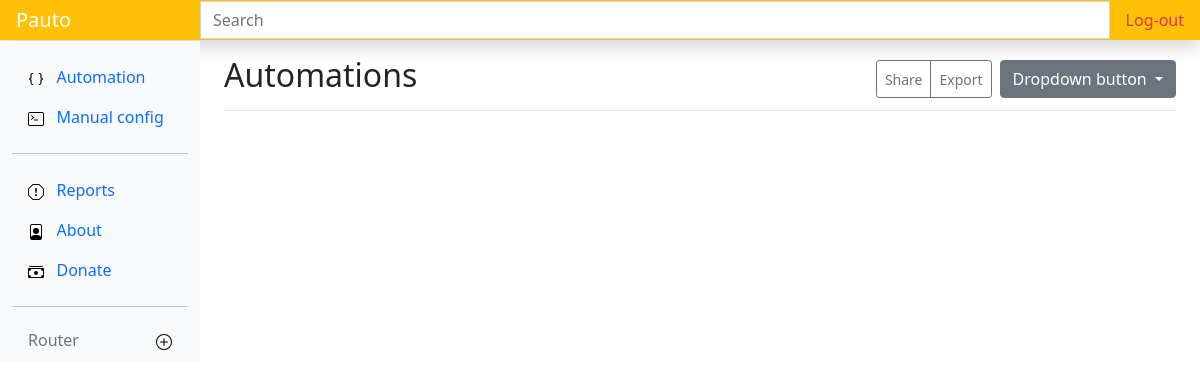
Page / (signed in) on the earlier database version.
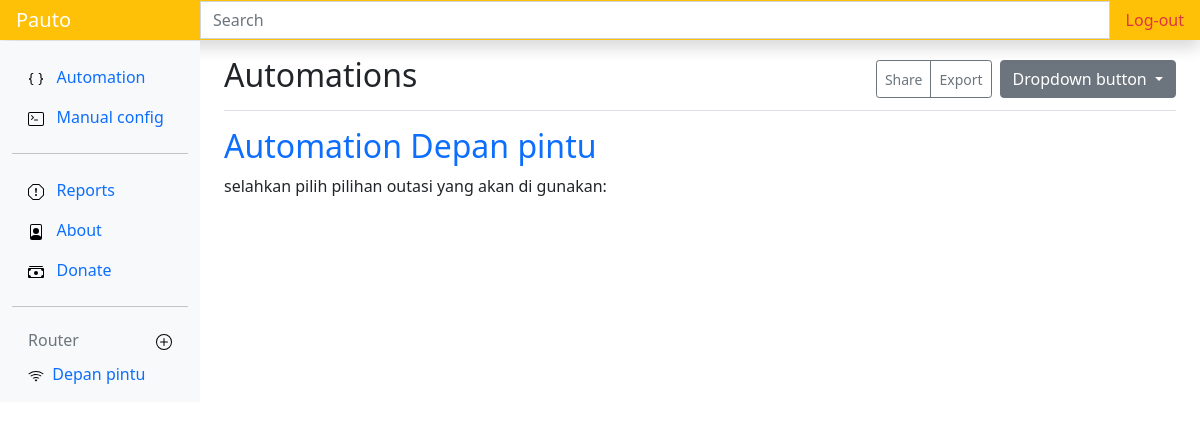
Same page on the later database version.
### routerapp/models.py (models this page shows, shortened)
class Routerm(models.Model):
    nama = models.CharField(max_length=50)
    host = models.CharField(max_length=50)
    user = models.CharField(max_length=30)
    password = models.CharField(max_length=50, blank=True)
    kecepatan_internet = models.IntegerField(blank=True)
    pub_date = models.DateField(auto_now=True)
    pass

### routerapp/views.py (the view)
# urls.py: path('', views.homepage, name='show'),
@login_required(login_url=settings.LOGIN_URL)
def homepage(request):
    auto = Automation.objects.all()
    router=Routerm.objects.all()
    context = {
        'auto': auto,
        'router': router,
        'count' : 0
    }
    return render(request, "home.html", context)

### routerapp/templates/home.html (shortened to what this page needs)
{% extends 'base.html' %}
{% load static %}
{% block judul %}
Automations
{% endblock judul %}
{% block content %}
 {% for router in router|slice:":1" %}
    <h2 class="text-primary">Automation {{router.nama}}</h2>
    <p>selahkan pilih pilihan outasi yang akan di gunakan:</p>
 {% endfor %}
{% endblock content %}
{% block router %}
    {% for router in router %}
        <li class="nav-item">
        <a class="nav-link {% if router.id == "s" %}shadow text-white bg-info{% endif %}" href="{% url 'router' router.id %}">
            <img src="{% static 'icons/wifi.svg' %}" alt="">&nbsp;
            {{router.nama}}
        </a>
    </li>
    {% endfor %}
{% endblock router %}

Differences in the rows shown:
added Routerm: nama "Depan pintu"
